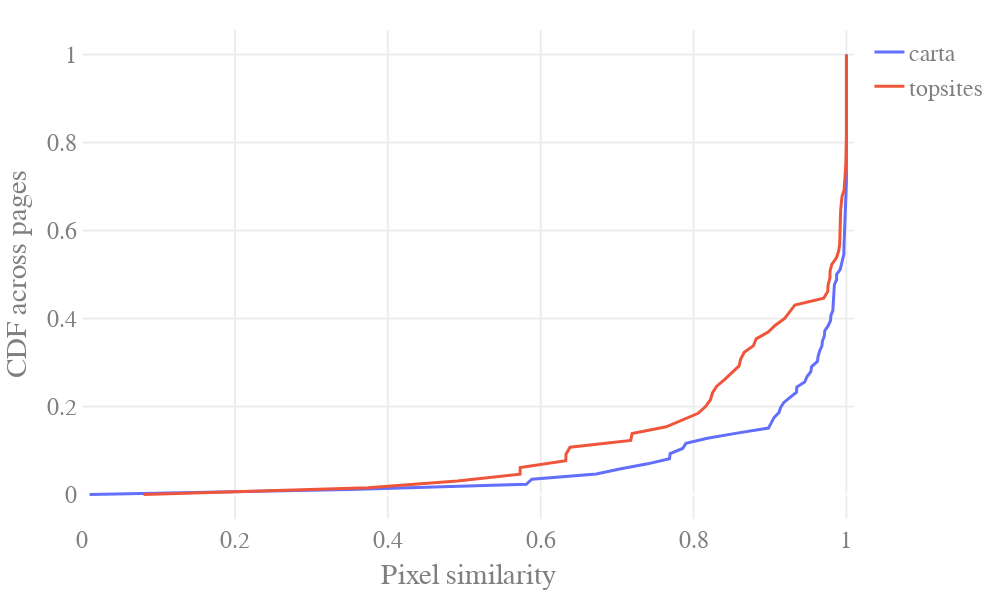

Notebook source saved alongside this figure:
### Markdown cell above
### Plot pixel similarity CDF

### Code cell
bcarta = json.load(open('results_v3/carta/img_diff.json', 'r'))
top_sites = json.load(open('results_v3/topsites/img_diff.json', 'r'))
carta = [float(c['similarity']) for c in carta if c['similarity'] > 0]
top_sites = [float(c['similarity']) for c in top_sites if c['similarity'] > 0]
print(len(carta), len(top_sites))
d = {'carta': carta, 'topsites': top_sites}
df = pd.DataFrame({k: pd.Series(v) for k, v in d.items()})
plotly_utils.plot_CDF(df, xtitle='Pixel similarity', ytitle='CDF across pages')
